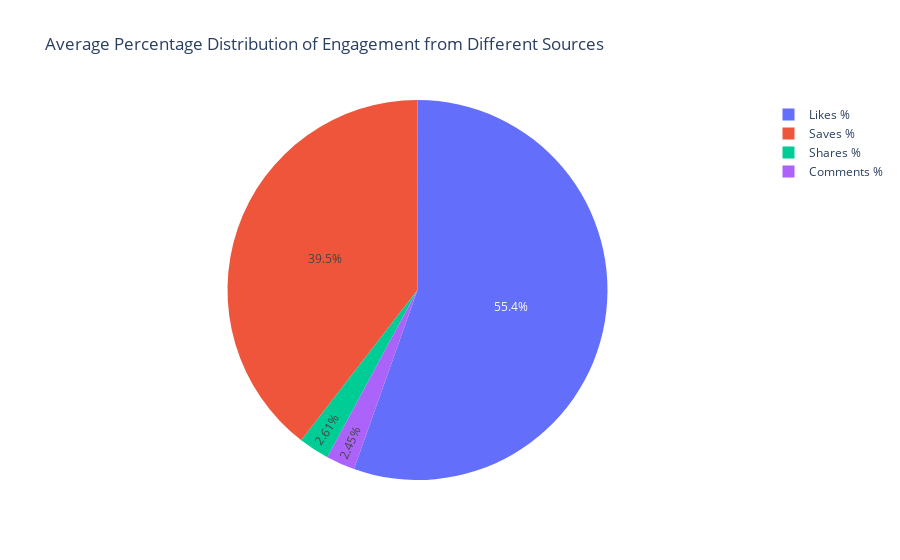

Source (notebook cell):
### Code cell
# Calculating the total engagement from each source
df['Total Engagement'] = df[['Likes', 'Shares', 'Saves', 'Comments']].sum(axis=1)

# Calculating percentage engagement from each source
for col in ['Likes', 'Shares', 'Saves', 'Comments']:
    df[col + ' %'] = df[col] / df['Total Engagement'] * 100

# Aggregating average percentage engagement for each source
avg_percentage_engagement = df[['Likes %', 'Shares %', 'Saves %', 'Comments %']].mean()

# Creating a pie chart for the percentage distribution of engagement from different sources
fig = px.pie(values=avg_percentage_engagement, names=avg_percentage_engagement.index,
             title='Average Percentage Distribution of Engagement from Different Sources')

# Showing the plot
fig.show()

### Figure 1 — Plotly figure (JSON) as saved in the notebook; plotly's stock layout.template omitted (floating-point values rounded to 4 significant figures)
{"data": [{"domain": {"x": [0, 1], "y": [0, 1]}, "hovertemplate": "label=%{label}<br>value=%{value}<extra></extra>", "labels": ["Likes %", "Shares %", "Saves %", "Comments %"], "legendgroup": "", "name": "", "showlegend": true, "type": "pie", "values": [55.42, 2.612, 39.52, 2.448]}], "layout": {"legend": {"tracegroupgap": 0}, "title": {"text": "Average Percentage Distribution of Engagement from Different Sources"}}}
